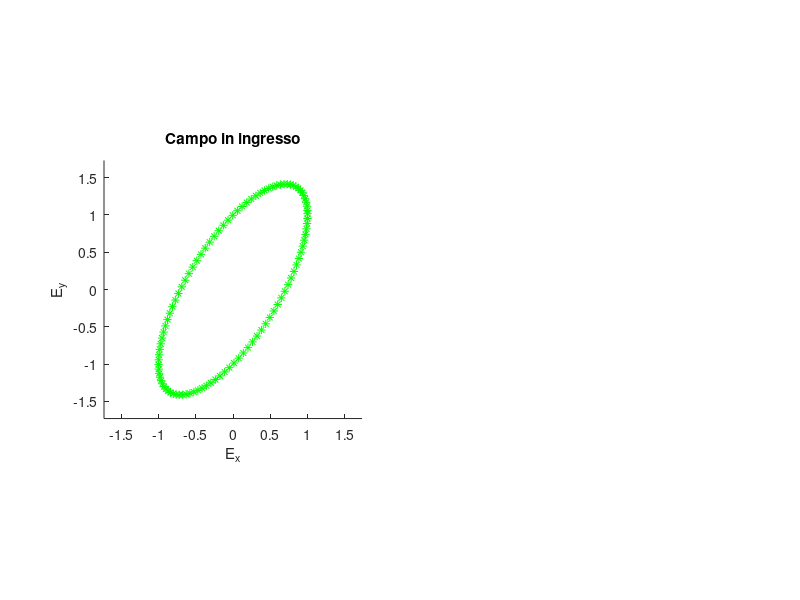

Write the MATLAB code that produced this figure. (Note: this script raises an error after producing the figure.)
% STUDIO DELLA POLARIZZAZIONE CON LE MATRICI DI JONES
% convenzione cos(kz-wt + phi) e guardare l'onda che ci arriva
% agli occhi.
% Le matrici di Jones sono delle matrici 2x2 che permettono di trasformare
% le componenti complesse Ex, Ey dei campi. Sono comode per gestire la luce
% polarizzata.
% 
% Author:       Andrea Farina
% Institution:  CNR - IFN
% email:        andrea.farina@polimi.it 
% March 2021; Last revision: 17-March-2022

close all;clearvars;
%% DEFINIZIONE DELLE MATRICI DI JONES
% Polarizzatore con asse orizzontale
P_H = [1,0;0 0];

% Polarizzatore con asse verticale
P_V = [0 0; 0 1];
%% rotazione di una matrice J
% matrice rotazione rispetto all'orizzontale
Jt = @(theta)[cos(theta) sin(theta);-sin(theta) cos(theta)];

% matrice lamina ritardatrice con asse fast parallelo all'asse X 
% (quindi ritardo la componenti y)
LR = @(phi)[1 0;0 exp(1i*phi)];

% ritardatore circolare Faraday
CR = @(delta)[cos(delta) sin(delta);-sin(delta) cos(delta)];

%% COMPONENTI OTTICI
% polarizzatore con asse ottico orientato di un angolo alfa rispetto a X
P= @(alfa)Jt(-alfa)*P_H*Jt(alfa);

% lamina a l/4 con asse ottico orientato di un angolo alfa rispetto a X
L4 = @(alfa)Jt(-alfa)*LR(pi/2)*Jt(alfa);

% lamina a l/2 con asse ottico orientato di un angolo alfa rispetto a X
L2 = @(alfa)Jt(-alfa)*LR(pi)*Jt(alfa);

% lamina con sfasamento generico eta con asse ottico orientato di un angolo
% alfa rispetto a X
Leta = @(eta,alfa)Jt(-alfa)*LR(eta)*Jt(alfa);

%% PROPAGAZIONE
% Le matrici di Jones sono inserite in ordine inverso alla propagazione
%% Inserire qui il vettore [Ex;Ey] complesso del campo di partenza
% Es 1
E = [sqrt(41/2); sqrt(41/2)*exp(1i*1.3495)];
% Es 2 
E=[1;sqrt(2)*exp(-1i*pi/4)];
%E = [1;exp(1i*pi/2)];
%E = [1;0.5*exp(1i*3*pi/4)];%*exp(1i*pi/2)];
%E = [5/sqrt(2);5/sqrt(2)*exp(1i*0.2838)];
%E = [sqrt(97/2);sqrt(97/2)*exp(1i*0.8364)];
%E=E./norm(E);

%% Inserire qui la matrice di propagazione
% comporre in ordine inverso le funzioni implicite sopra nella sezione
% "Componenti Ottici"
%M=P_H;L2(pi/6);
M = 1;%L4(pi/2);%L2(pi/3);%L2(0);%L4(0);%1;%L4(pi/3);%
%% ========================================================================
% campo in uscita
Ef=M*E;
%% PLOT
N = 100;
key = 6.3/N;
zed = 1:N;
prop=exp(1i*key*zed);
figure(1),
% plot campo in ingresso (osservare la rotazione!)
subplot(1,2,1),axis square,title('Campo in ingresso'),
xlabel('E_x');ylabel('E_y'),
xlim([-norm(E) norm(E)]);ylim([-norm(E) norm(E)]);
hold;drawnow;
for k=1:numel(prop)
    plot(real(E(1)*prop(k)),real(E(2)*prop(k)),'g*'),grid;
    drawnow;%pause(0.001);
end
yline(0,'LineWidth',1.5),xline(0,'LineWidth',1.5),grid
subplot(1,2,2),axis square,title('Campo in uscita'),
xlabel('E_x');ylabel('E_y'),
xlim([-norm(Ef) norm(Ef)]);ylim([-norm(Ef) norm(Ef)]);
hold;drawnow;
for k=1:numel(prop)
    plot(real(Ef(1)*prop(k)),real(Ef(2)*prop(k)),'g*'),grid;
    drawnow;%pause(0.001);
end
yline(0,'LineWidth',1.5),xline(0,'LineWidth',1.5),grid

%% PARAMETRI DI STOKES
S(1)=(Ef'*Ef);
S(2)=(abs(Ef(1))).^2-(abs(Ef(2))).^2;
S(3)=2*real(Ef(1)*conj(Ef(2)));
S(4)=-2*imag(Ef(1)*conj(Ef(2)));
S(abs(S)<=eps)=0;
disp('------ Parametri di Stokes -------');
disp(['I = ' num2str(S(1))]);
disp(['Q = ' num2str(S(2))]);
disp(['U = ' num2str(S(3))]);
disp(['V = ' num2str(S(4))]);

%% PARAMETRI DELL'ELLISSE
% assi dell'ellisse
a=sqrt(1/2*(S(1)+sqrt(S(2)^2+S(3)^2)));
b=sqrt(1/2*(S(1)-sqrt(S(2)^2+S(3)^2)));

%cos2psi=S(2)./sqrt(S(1)^2-S(4)^2);
%ax_ang=acos(cos2psi)/2;

tan2psi=S(3)/S(2);
ax_ang=atan(tan2psi)/2;

%sin2psi = S(3)./sqrt(S(2)^2+S(3)^2);
%ax_ang = asin(sin2psi)/2;

ax_ang=ax_ang/pi*180;
if abs(Ef(1))<abs(Ef(2))
    ax_ang = ax_ang + 90;
end

disp('----- Parametri dell''ellisse -----');
disp(['Psi =' num2str(ax_ang)]);
disp(['a = ' num2str(a)]);
disp(['b = ' num2str(b)]);
%% ==== campo in uscita
disp('------- Campo in uscita ---------');
disp(['Ex = ',num2str(Ef(1))]);
disp(['Ey = ',num2str(Ef(2))]);
%% utilizzo del toolbox PhaseArray
   figure,polellip(Ef)
 %  [TAU,EPSILON,AR,RS] = polellip(Ef);
%% 03/03/2021 per il corso ILM facciamo il plot al variare dell'angolo di
%% un polarizzatore. Misura di intensità
theta = linspace(-pi/4,pi,360);
for i = 1:numel(theta)
    aa = P(theta(i))*Ef;
    I(i) = norm(aa)^2;%abs(aa(1))^2+abs(aa(2))^2;
end
thetad = theta*180/pi;
figure1 = figure;
plot(thetad,I),xlim([-45 180]),xlabel('\theta','FontSize',16),
ylabel('I_{riv}(\theta)','FontSize',16),grid
yline(norm(Ef)^2/2,'LineWidth',1.5)
xline(0,'LineWidth',1);
ka = 1.1;
kb = 0.8;
ylimb = b^2*kb;
ylima = a^2*ka;
ylim([ylimb ylima])
%% disegnamo le linee e punti interessanti
yline(a^2,'r','LineWidth',1);
yline(b^2,'b','LineWidth',1);
xline(ax_ang,'g','LineWidth',1);
hold on
%plot(45,0.5*(S(1) + S(2)),'*')
%% crea labels sul grafico
Dy = ylima-ylimb; %range y del grafico
ya = (a^2-ylimb)/Dy - 0.1;
yb = (b^2-ylimb)/Dy + 0.1;
ypsi = (mean(I)-ylimb)/Dy;
annotation(figure1,'textbox',...
    [0.84 ya 0.04 0.05],'String',{'a^2'},...
    'FontSize',14,...
    'FitBoxToText','off',...
    'EdgeColor','none');
annotation(figure1,'textbox',...
    [0.84 yb 0.04 0.05],...
    'String','b^2',...
    'FontSize',14,...
    'FitBoxToText','off',...
    'EdgeColor','none');
if ~isnan(ax_ang)
    annotation(figure1,'textbox',...
        [(ax_ang+48)/225 ypsi 0.04 0.05],...
        'String','\Psi',...
        'FontSize',16,...
        'FitBoxToText','off',...
        'EdgeColor','none');
end
